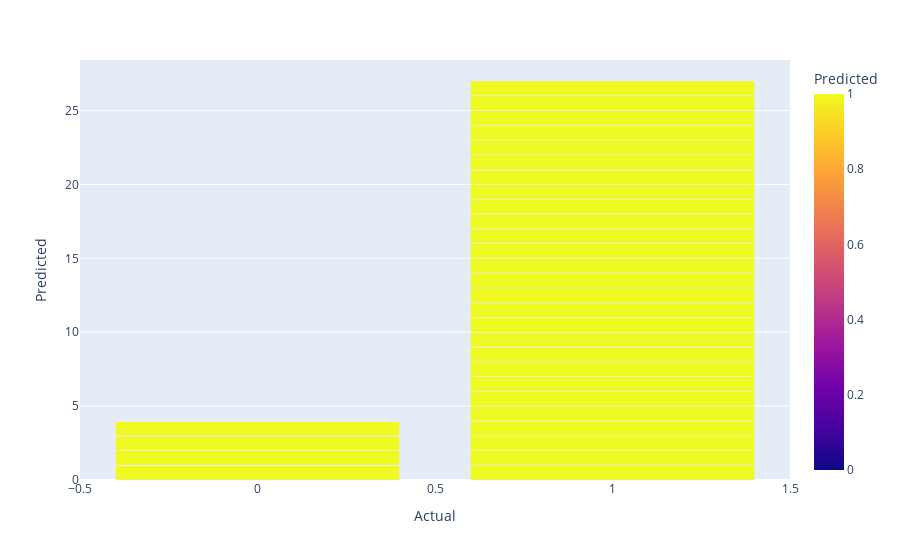

Notebook cell for this chart:
### Markdown cell above
**Visualization**

### Code cell
df=pd.DataFrame({'Actual':y_test,'Predicted':y_pred})
px.bar(df,x='Actual',y='Predicted',color='Predicted')

### Figure 1 — Plotly figure (JSON) as saved in the notebook; plotly's stock layout.template omitted (floating-point values rounded to 4 significant figures)
{"data": [{"alignmentgroup": "True", "hovertemplate": "Actual=%{x}<br>Predicted=%{marker.color}<extra></extra>", "legendgroup": "", "marker": {"color": [0, 1, 1, 0, 0, 1, 1, 0, 0, 0, 0, 1, 0, 0, 0, 1, 0, 0, 1, 0, 1, 0, 1, 0, 1, 0, 1, 0, 0, 1, 0, 0, 0, 0, 0, 0, 1, 1, 1, 0, 0, 1, 1, 0, 0, 1, 1, 0, 0, 1, 1, 1, 1, 0, 0, 0, 1, 0, 0, 1, 0, 0, 0, 1, 1, 0, 1, 0, 0, 1, 0, 1, 0, 0, 1, 0, 0, 0, 0, 0], "coloraxis": "coloraxis", "pattern": {"shape": ""}}, "name": "", "offsetgroup": "", "orientation": "v", "showlegend": false, "textposition": "auto", "type": "bar", "x": [1, 1, 0, 0, 0, 1, 1, 0, 0, 0, 0, 1, 0, 0, 1, 1, 0, 0, 1, 0, 1, 0, 1, 0, 1, 0, 0, 1, 0, 1, 0, 0, 0, 0, 1, 0, 1, 1, 0, 1, 0, 1, 1, 0, 0, 1, 1, 1, 0, 1, 1, 1, 0, 0, 0, 0, 1, 0, 0, 1, 1, 1, 0, 1, 1, 0, 1, 0, 0, 1, 0, 1, 0, 0, 1, 0, 0, 0, 0, 0], "xaxis": "x", "y": [0, 1, 1, 0, 0, 1, 1, 0, 0, 0, 0, 1, 0, 0, 0, 1, 0, 0, 1, 0, 1, 0, 1, 0, 1, 0, 1, 0, 0, 1, 0, 0, 0, 0, 0, 0, 1, 1, 1, 0, 0, 1, 1, 0, 0, 1, 1, 0, 0, 1, 1, 1, 1, 0, 0, 0, 1, 0, 0, 1, 0, 0, 0, 1, 1, 0, 1, 0, 0, 1, 0, 1, 0, 0, 1, 0, 0, 0, 0, 0], "yaxis": "y"}], "layout": {"barmode": "relative", "coloraxis": {"colorbar": {"title": {"text": "Predicted"}}, "colorscale": [[0, "#0d0887"], [0.1111, "#46039f"], [0.2222, "#7201a8"], [0.3333, "#9c179e"], [0.4444, "#bd3786"], [0.5556, "#d8576b"], [0.6667, "#ed7953"], [0.7778, "#fb9f3a"], [0.8889, "#fdca26"], [1, "#f0f921"]]}, "legend": {"tracegroupgap": 0}, "margin": {"t": 60}, "xaxis": {"anchor": "y", "domain": [0, 1], "title": {"text": "Actual"}}, "yaxis": {"anchor": "x", "domain": [0, 1], "title": {"text": "Predicted"}}}}
